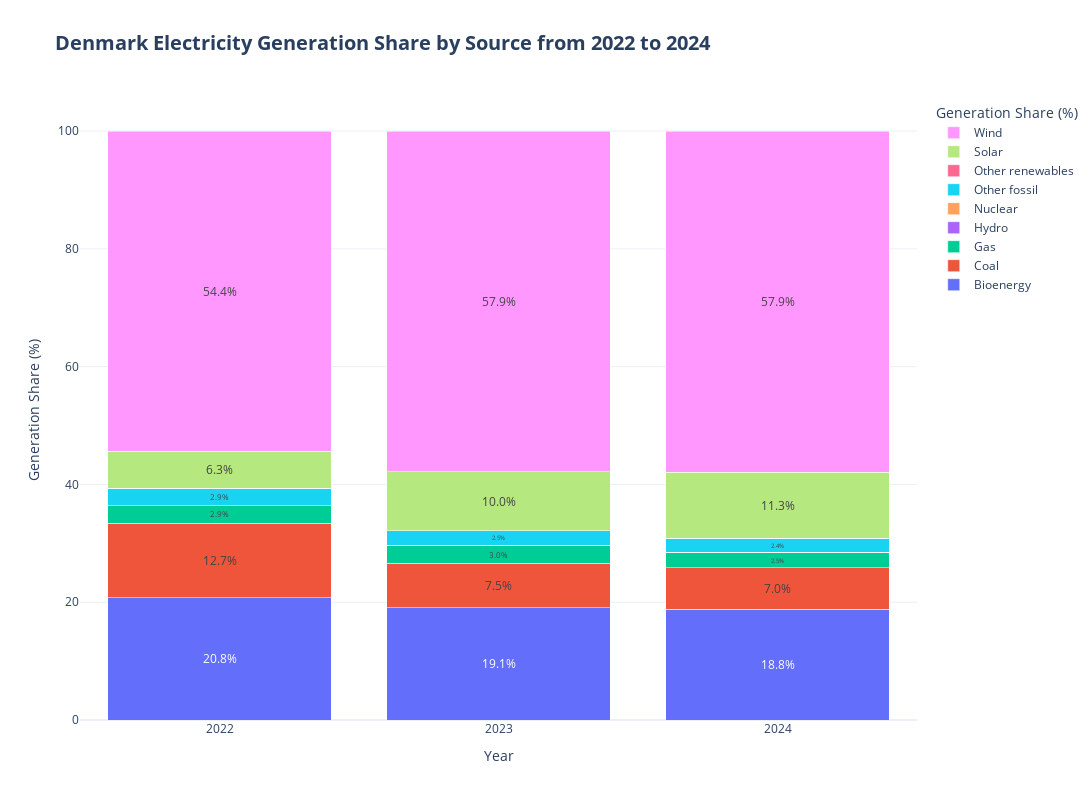

Notebook source saved alongside this figure:
### Code cell
plot_electricity_gen_share(df_den, "Denmark", save_as_html=True)

### Figure 1 — Plotly figure (JSON) as saved in the notebook; plotly's stock layout.template omitted (floating-point values rounded to 4 significant figures)
{"data": [{"insidetextanchor": "middle", "name": "Bioenergy", "text": ["20.8%", "19.1%", "18.8%"], "textposition": "inside", "type": "bar", "x": [2022, 2023, 2024], "y": [20.78, 19.1, 18.82]}, {"insidetextanchor": "middle", "name": "Coal", "text": ["12.7%", "7.5%", "7.0%"], "textposition": "inside", "type": "bar", "x": [2022, 2023, 2024], "y": [12.66, 7.51, 7.03]}, {"insidetextanchor": "middle", "name": "Gas", "text": ["2.9%", "3.0%", "2.5%"], "textposition": "inside", "type": "bar", "x": [2022, 2023, 2024], "y": [2.92, 2.97, 2.54]}, {"insidetextanchor": "middle", "name": "Hydro", "text": ["0.0%", "0.1%", "0.1%"], "textposition": "inside", "type": "bar", "x": [2022, 2023, 2024], "y": [0.03, 0.06, 0.06]}, {"insidetextanchor": "middle", "name": "Nuclear", "text": ["0.0%", "0.0%", "0.0%"], "textposition": "inside", "type": "bar", "x": [2022, 2023, 2024], "y": [0.0, 0.0, 0.0]}, {"insidetextanchor": "middle", "name": "Other fossil", "text": ["2.9%", "2.5%", "2.4%"], "textposition": "inside", "type": "bar", "x": [2022, 2023, 2024], "y": [2.94, 2.52, 2.37]}, {"insidetextanchor": "middle", "name": "Other renewables", "text": ["0.0%", "0.0%", "0.0%"], "textposition": "inside", "type": "bar", "x": [2022, 2023, 2024], "y": [0.0, 0.0, 0.0]}, {"insidetextanchor": "middle", "name": "Solar", "text": ["6.3%", "10.0%", "11.3%"], "textposition": "inside", "type": "bar", "x": [2022, 2023, 2024], "y": [6.29, 9.97, 11.26]}, {"insidetextanchor": "middle", "name": "Wind", "text": ["54.4%", "57.9%", "57.9%"], "textposition": "inside", "type": "bar", "x": [2022, 2023, 2024], "y": [54.39, 57.88, 57.93]}], "layout": {"barmode": "stack", "height": 800, "legend": {"title": {"text": "Generation Share (%)"}}, "title": {"font": {"size": 20}, "text": "<b>Denmark Electricity Generation Share by Source from 2022 to 2024</b>"}, "width": 1200, "xaxis": {"tickmode": "array", "ticktext": ["2022", "2023", "2024"], "tickvals": [2022, 2023, 2024], "title": {"text": "Year"}}, "yaxis": {"title": {"text": "Generation Share (%)"}}}}
